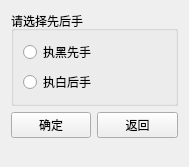
<?xml version="1.0" encoding="UTF-8"?>
<ui version="4.0">
 <class>chooser2</class>
 <widget class="QWidget" name="chooser2">
  <property name="geometry">
   <rect>
    <x>0</x>
    <y>0</y>
    <width>189</width>
    <height>167</height>
   </rect>
  </property>
  <property name="windowTitle">
   <string>Form</string>
  </property>
  <layout class="QFormLayout" name="formLayout">
   <item row="0" column="0" colspan="2">
    <widget class="QGroupBox" name="groupBox">
     <property name="title">
      <string>请选择先后手</string>
     </property>
     <layout class="QVBoxLayout" name="verticalLayout_2">
      <item>
       <widget class="QRadioButton" name="b1">
        <property name="text">
         <string>执黑先手</string>
        </property>
       </widget>
      </item>
      <item>
       <widget class="QRadioButton" name="b2">
        <property name="text">
         <string>执白后手</string>
        </property>
       </widget>
      </item>
     </layout>
    </widget>
   </item>
   <item row="1" column="0">
    <widget class="QPushButton" name="forwards">
     <property name="text">
      <string>确定</string>
     </property>
    </widget>
   </item>
   <item row="1" column="1">
    <widget class="QPushButton" name="backwards">
     <property name="text">
      <string>返回</string>
     </property>
    </widget>
   </item>
  </layout>
 </widget>
 <resources/>
 <connections/>
</ui>
